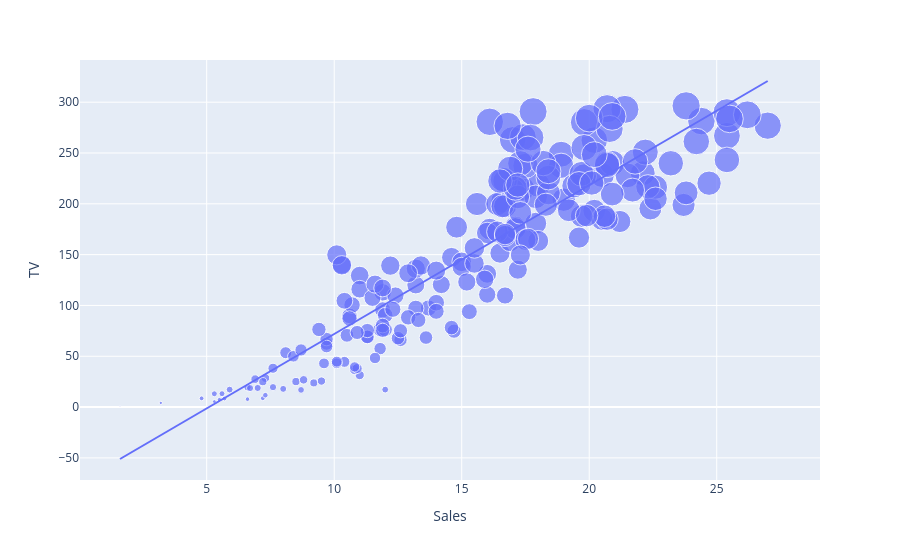

Here is the notebook cell this chart was saved with:
### Code cell
# Now let’s visualize the relationship between the amount spent on advertising on TV and units sold
import plotly.express as px
import plotly.graph_objects as go
figure = px.scatter(data_frame= data, x = "Sales", y= "TV", size = "TV", trendline= 'ols')
figure.show()

### Figure 1 — Plotly figure (JSON) as saved in the notebook; plotly's stock layout.template omitted (floating-point values rounded to 4 significant figures; data arrays with more than 128 entries replaced by an {"elided": "..."} marker saying what was removed)
{"data": [{"hovertemplate": "Sales=%{x}<br>TV=%{marker.size}<extra></extra>", "legendgroup": "", "marker": {"color": "#636efa", "size": {"elided": "200 float values"}, "sizemode": "area", "sizeref": 0.741, "symbol": "circle"}, "mode": "markers", "name": "", "orientation": "v", "showlegend": false, "type": "scatter", "x": {"elided": "200 float values"}, "xaxis": "x", "y": {"elided": "200 float values"}, "yaxis": "y"}, {"hovertemplate": "<b>OLS trendline</b><br>TV = 14.6431 * Sales + -74.5148<br>R<sup>2</sup>=0.812176<br><br>Sales=%{x}<br>TV=%{y} <b>(trend)</b><extra></extra>", "legendgroup": "", "marker": {"color": "#636efa", "symbol": "circle"}, "mode": "lines", "name": "", "showlegend": false, "type": "scatter", "x": {"elided": "200 float values"}, "xaxis": "x", "y": {"elided": "200 float values"}, "yaxis": "y"}], "layout": {"legend": {"itemsizing": "constant", "tracegroupgap": 0}, "margin": {"t": 60}, "xaxis": {"anchor": "y", "domain": [0, 1], "title": {"text": "Sales"}}, "yaxis": {"anchor": "x", "domain": [0, 1], "title": {"text": "TV"}}}}
